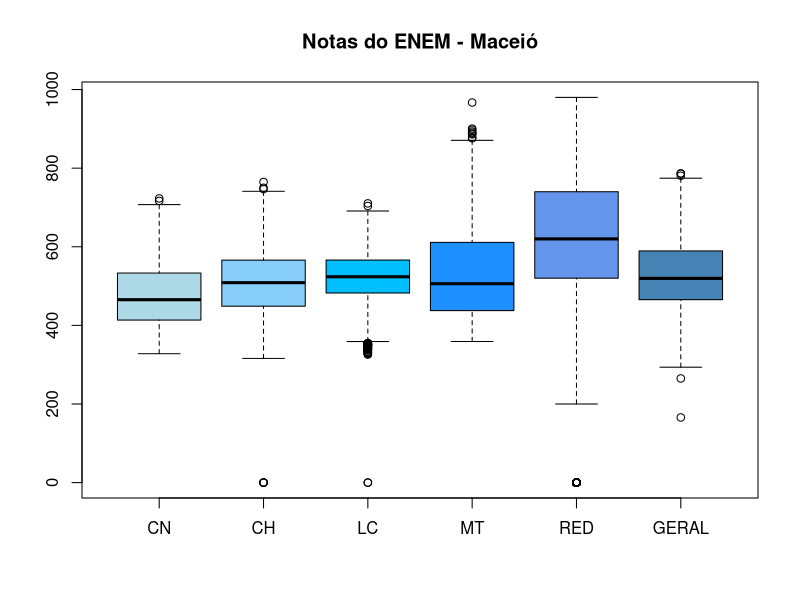
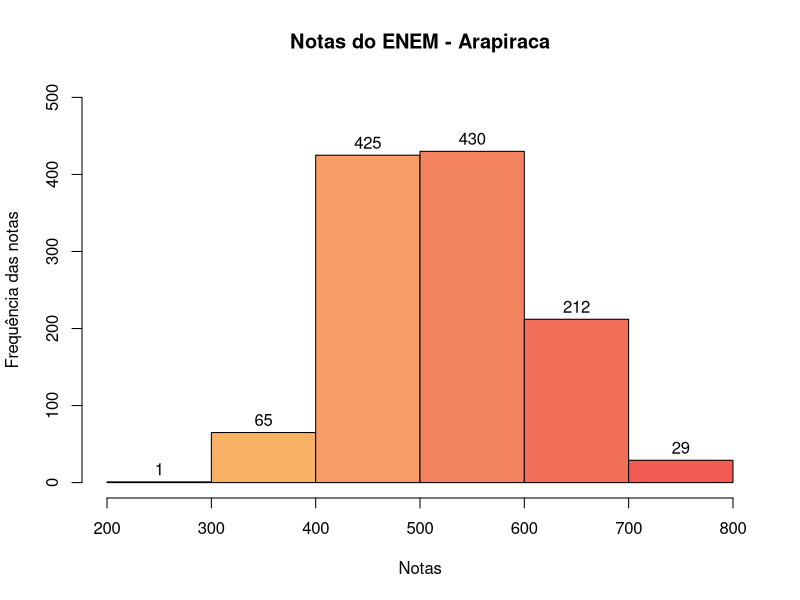
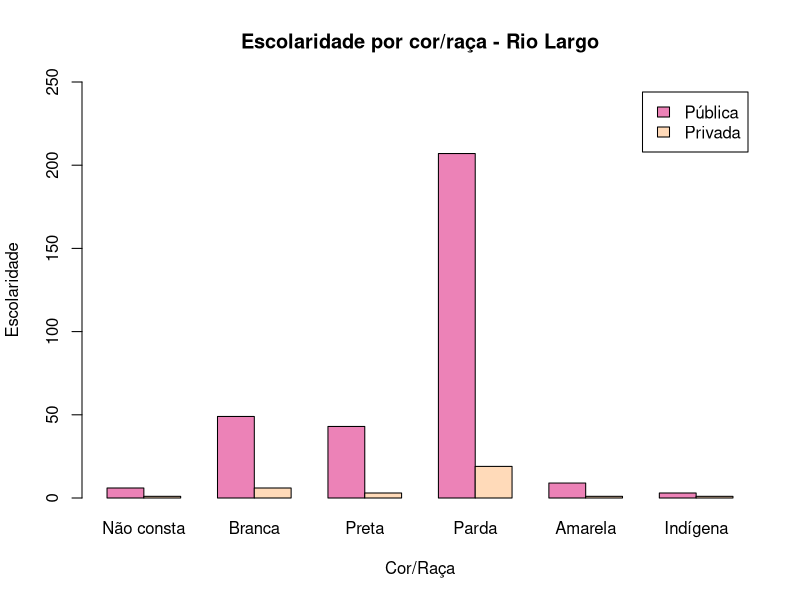
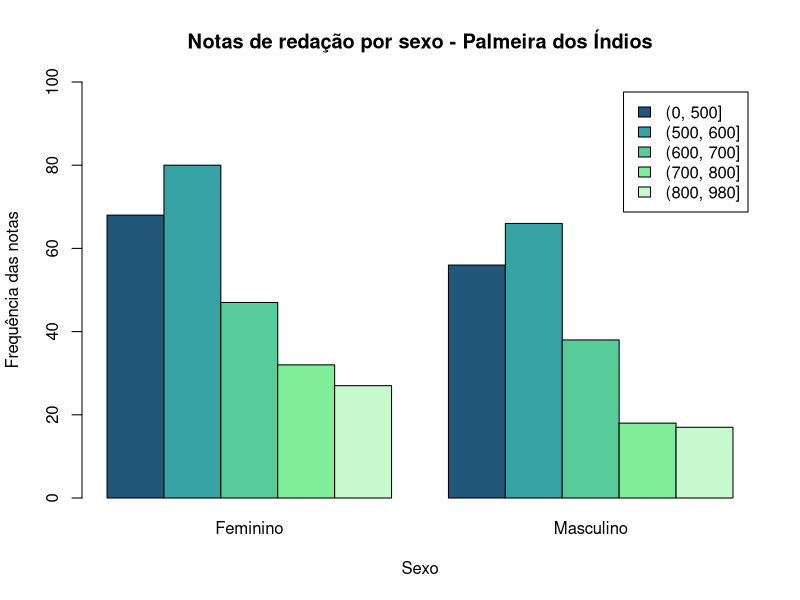
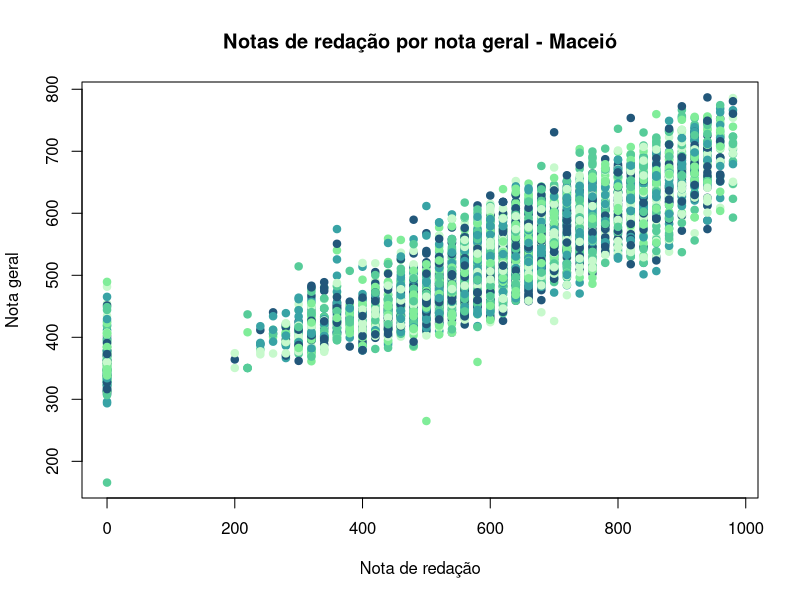
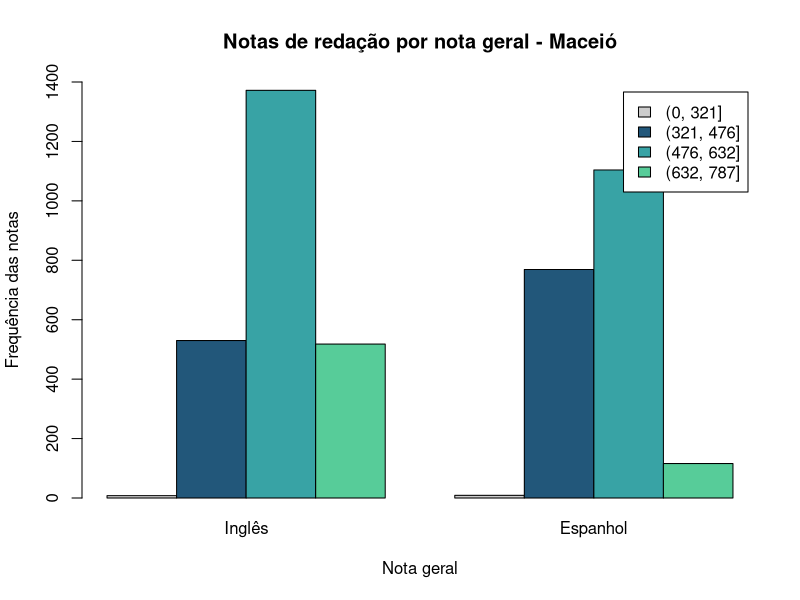

These figures' R source, in order:
# 1º a)

# lê o arquivo csv e armazena na variável enem
enem <- read.csv("./data/ENEM-AL-2019.csv", header = TRUE, dec = ".")

# filtra os dados de maceió e armazena na variável maceio
maceio <- subset(enem, enem$NO_MUNICIPIO_RESIDENCIA == "Maceió")

# cria um vetor com as notas de cada matéria, e a nota geral
a_cn <- c(maceio$NU_NOTA_CN)
a_ch <- c(maceio$NU_NOTA_CH)
a_lc <- c(maceio$NU_NOTA_LC)
a_mt <- c(maceio$NU_NOTA_MT)
a_red <- c(maceio$NU_NOTA_REDACAO)
a_geral <- c(maceio$NU_NOTA_ENEM)

# cria um boxplot com as notas de cada matéria e a nota geral
boxplot(a_cn, a_ch, a_lc, a_mt, a_red, a_geral,
    main = "Notas do ENEM - Maceió",
    names = c("CN", "CH", "LC", "MT", "RED", "GERAL"),
    col = c(
        "#ADD8E6",
        "#87CEFA",
        "#00BFFF",
        "#1E90FF",
        "#6495ED",
        "#4682B4"
    )
)


# Análise:
# Pela forma de como é mostrada pelo boxplot, as notas de matemática e redação
# aparentam ser mais fáceis de se alcançar uma nota alta, em comparação com as
# notas de linguagens e ch e cn.

# 1º b)

# filtra os dados de arapiraca e armazena na variável arapiraca
arapiraca <- subset(enem, enem$NO_MUNICIPIO_RESIDENCIA == "Arapiraca")

# cria um vetor com a nota geral do enem
nota_enem <- c(arapiraca$NU_NOTA_ENEM)

# cria um vetor com os nomes dos quartis
classes <- c(
    "297 - 460",
    "460 - 515",
    "515 - 583",
    "583 - 769"
)

# cria uma tabela de frequência
freq <- table(cut(nota_enem, breaks = 4, labels = classes))

# cria uma tabela de frequência relativa
freq_acum <- cumsum(freq)

# calcula a frequência relativa e acumulada
freq_rel <- prop.table(freq)
freq_rel_acum <- cumsum(freq_rel)

# arredonda os valores para 2 casas decimais
freq_rel <- round(freq_rel * 100, 2)
freq_rel_acum <- round(freq_rel_acum * 100, 2)

# cria uma tabela com as frequências e frequências relativas
tabela <- cbind(freq, freq_acum, freq_rel, freq_rel_acum)

# cria um histograma com as notas de arapiraca
hist(nota_enem,
    breaks = 4,
    xlim = c(200, 800),
    ylim = c(0, 500),
    main = "Notas do ENEM - Arapiraca",
    xlab = "Notas",
    ylab = "Frequência das notas",
    col = c("#ffffff", "#f7b267",  "#f79d65", "#f4845f", "#f27059", "#f25c54"),
    labels = TRUE,
)

# Análise:
# A partir da tabela, é possível perceber que a maior parte dos alunos de
# arapiraca tiraram notas entre 460 e 515, e a menor parte entre as
# extremidades (297 e 769).

# 1º c)

# filtra os dados de rio largo e armazena na variável rio_largo
rio_largo <- subset(enem, enem$NO_MUNICIPIO_RESIDENCIA == "Rio Largo")

# cria um vetor com a cor/raça e a escolaridade
cor_raca <- rio_largo$TP_COR_RACA
escolaridade <- rio_largo$TP_ESCOLA

# cria uma tabela de frequência cruzada
dados <- with(rio_largo, table(cor_raca, escolaridade))

# cria um vetor com os nomes das cores
nomes_cor_raca <- c(
    "Não consta",
    "Branca",
    "Preta",
    "Parda",
    "Amarela",
    "Indígena"
)

# cria um vetor com os nomes das escolaridades
nomes_escolaridade <- c("Pública", "Privada")

# cria um gráfico de barras com as cores e escolaridades de rio largo
barplot(t(dados),
    main = "Escolaridade por cor/raça - Rio Largo",
    xlab = "Cor/Raça",
    ylab = "Escolaridade",
    ylim = c(0, 250),
    col = c("#ec82b7", "#FFDAB9"),
    legend = nomes_escolaridade,
    names = nomes_cor_raca,
    beside = TRUE
)

# Análise:
# A partir do gráfico, é possível perceber que a maior parte dos alunos de
# Rio Largo são pardos e que a maior parte são de escola pública.

# 1º d)

# filtra os dados de palmeira e armazena na variável palmeira
palmeira <- subset(enem, enem$NO_MUNICIPIO_RESIDENCIA == "Palmeira dos Índios")

# cria um vetor com a nota de redação e o sexo
nota_redacao <- palmeira$NU_NOTA_REDACAO
sexo <- palmeira$TP_SEXO

# define os intervalos de notas para agrupar as notas em 5 grupos
intervalos <- cut(nota_redacao, breaks = c(0, 500, 600, 700, 800, 1000))

# define os nomes dos grupos de notas
grupos <- c("(0, 500]", "(500, 600]", "(600, 700]", "(700, 800]", "(800, 980]")

# cria uma tabela que relaciona o grupo de notas com o sexo dos participantes
dados <- table(intervalos, sexo)

# cria um gráfico de barras com os dados da tabela
barplot(dados,
    main = "Notas de redação por sexo - Palmeira dos Índios",
    ylab = "Frequência das notas",
    xlab = "Sexo",
    ylim = c(0, 100),
    col = c(
        "#22577a",
        "#38a3a5",
        "#57cc99",
        "#80ed99",
        "#c7f9cc"
    ),
    legend = grupos,
    names = c("Feminino", "Masculino"),
    beside = TRUE
)

# Análise:
# A partir do gráfico, é possível perceber que a maior parte das maiores
# notas de redação são de alunas do sexo feminino. Porém a maior parte das
# menores notas também são de alunas do sexo feminino. Portanto, é possível
# perceber que há uma maior concentração de alunas
# em Palmeira dos Índios em geral.

# Entretanto, não tira o fato de que as alunas de Palmeira dos Índios tem uma
# média maior de notas de redação que os alunos, em geral.

# 1º e)

# filtra os dados de maceio e armazena na variável maceio
maceio <- subset(enem, enem$NO_MUNICIPIO_RESIDENCIA == "Maceió")

# escolhe as variáveis quantitativas
nota_geral <- maceio$NU_NOTA_ENEM
nota_red <- maceio$NU_NOTA_REDACAO

# agrupa as notas em 4 grupos
nota_geral.cut <- cut(nota_geral, breaks = 4)
nota_red.cut <- cut(nota_red, breaks = 4)

# cria uma tabela de frequência cruzada
table(nota_geral.cut, nota_red.cut)

# calcula o coeficiente de correlação
print(cor(nota_geral, nota_red))
# 0.863, ou seja, há uma correlação positiva forte

# cria um gráfico de dispersão com as notas e as idades
plot(nota_red, nota_geral,
    main = "Notas de redação por nota geral - Maceió",
    xlab = "Nota de redação",
    ylab = "Nota geral",
    col = c("#22577a", "#38a3a5", "#57cc99", "#80ed99", "#c7f9cc"),
    pch = 19
)

# Análise:
# A partir do gráfico, é possível perceber que a nota geral e a nota de redação são
# positivamente correlacionadas, ou seja, quanto maior a nota geral, maior a nota de redação.

# 2º

# Agrupar variáveis a sua escolha, como por exemplo notas e idade, ou notas e
# números de computadores, ou notas por estado civil ou por sexo, gere os
# gráficos que achar adequados e faça uma síntese dos resultados obtidos.

maceio <- subset(enem, enem$NO_MUNICIPIO_RESIDENCIA == "Maceió")

# escolhendo as variáveis: nota geral e língua estrangeira
nota_geral <- maceio$NU_NOTA_ENEM
lingua_estrangeira <- maceio$TP_LINGUA

print(table(lingua_estrangeira))

# agrupa as notas em 4 grupos
nota_geral.cut <- cut(nota_geral, breaks = 4)
print(nota_geral.cut)

# cria uma tabela de frequência cruzada
print(table(nota_geral.cut, lingua_estrangeira))

# cria um gráfico de barras com os dados da tabela
barplot(table(nota_geral.cut, lingua_estrangeira),
    main = "Notas de redação por nota geral - Maceió",
    ylab = "Frequência das notas",
    xlab = "Nota geral",
    ylim = c(0, 1400),
    col = c("#cccccc", "#22577a", "#38a3a5", "#57cc99"),
    names = c("Inglês", "Espanhol"),
    legend = c("(0, 321]", "(321, 476]", "(476, 632]", "(632, 787]"),
    beside = TRUE
)

# Análise:
# Apesar do número de alunos que escolheram a língua estrangeira inglesa ser
# maior, a nota geral média dos alunos que escolheram o inglês é maior por
# uma grande margem. Isso pode ser explicado pelo fato de que o inglês é
# uma língua mais utilizada no mundo, e por isso, é mais fácil para os alunos
# aprenderem. Além do motivo de que o espanhol, apesar de se parecer com o
# português, é uma língua muito diferente e com diversos falso cognatos.

